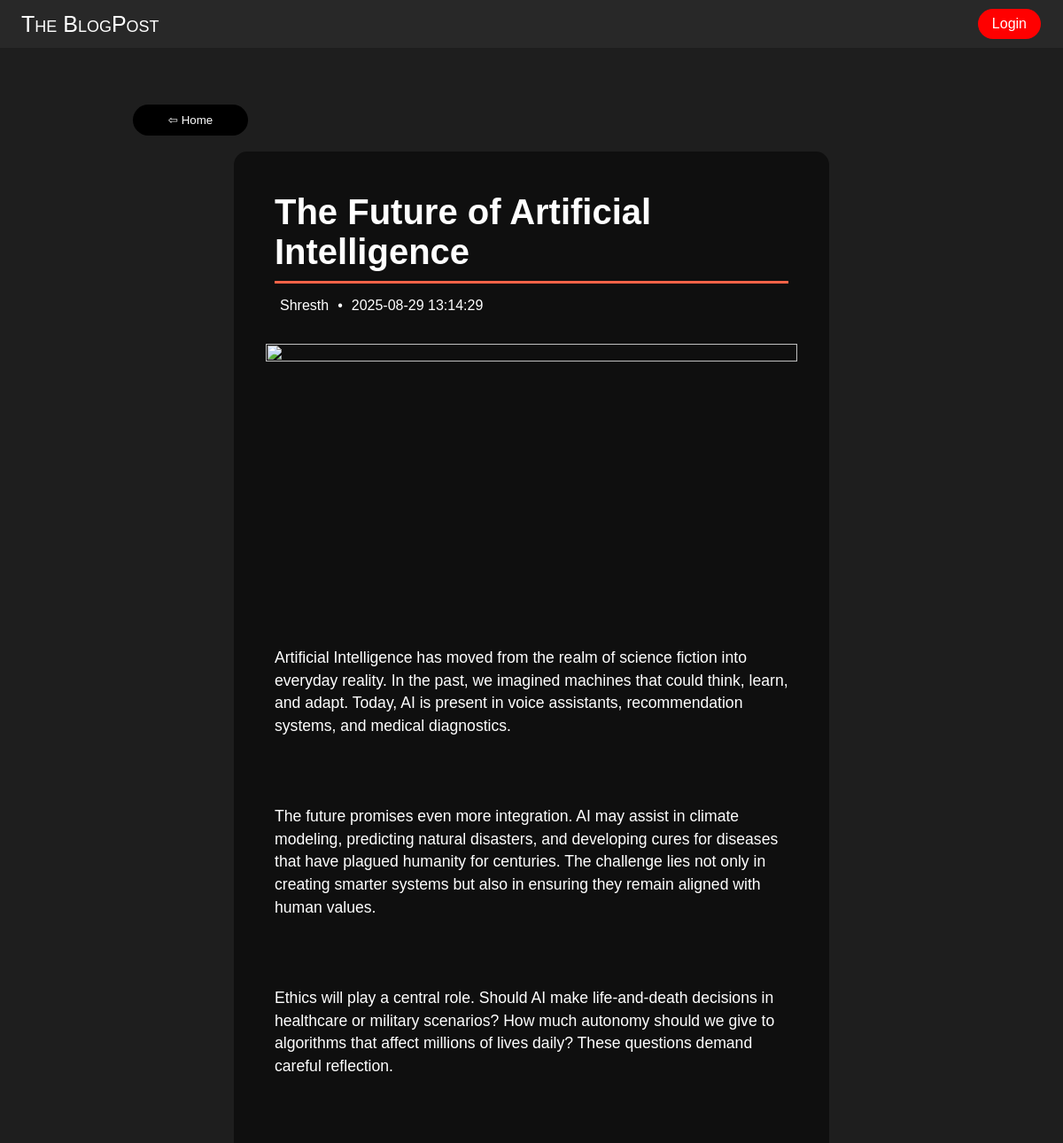
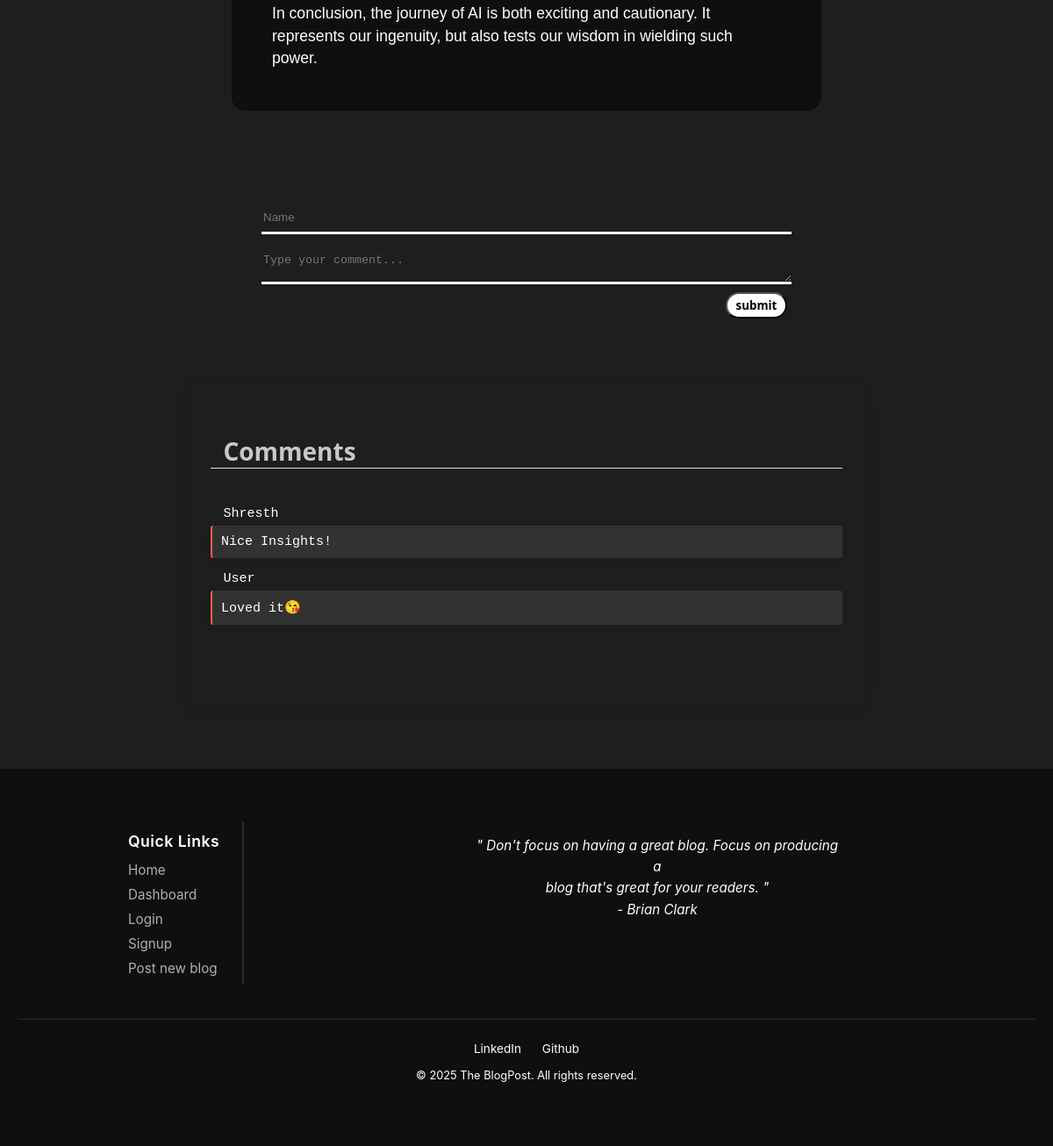
/blog?id=1, run on the app's committed database (2 pictures, top to bottom).
### tables this page shows
CREATE TABLE blog (
    id INTEGER PRIMARY KEY AUTOINCREMENT,
    title TEXT,
    content TEXT,
    created_at DATETIME DEFAULT CURRENT_TIMESTAMP,
    author TEXT
, user_id INTEGER DEFAULT 1);

CREATE TABLE comments (
    comment_id INTEGER PRIMARY KEY AUTOINCREMENT,
    id INTEGER,
    name TEXT,
    comment TEXT
);

### app.py (the view)
@app.route("/blog", methods = ["GET"])
def blog():
    blog_id = request.args.get("id")
    con = sqlite3.connect("database.db")
    cur = con.cursor()
    cur.execute("SELECT id, url FROM img")
    imgs = cur.fetchall()
    img_dict = {img[0]: img[1] for img in imgs}
    cur.execute("SELECT title, content, created_at, author FROM blog WHERE id = ?", (blog_id,))
    blog = cur.fetchone()
    cur.execute("SELECT name, comment FROM comments WHERE id = ?", (blog_id, ))
    comments = cur.fetchall()
    con.close()
    html = render_template("blog.html", blog = blog, img_dict = img_dict, blog_id = int(blog_id), comments = comments, current_user = current_user)
    return html

### templates/blog.html (shortened to what this page needs)
<!DOCTYPE html>
<html lang="en">
<head>
    <link rel = "stylesheet" href = "{{url_for('static', filename = 'style.css')}}">
</head>
<body id = "blog_link">
    <div class = "top">
            <a class = "left" href = "{{url_for('index')}}">The BlogPost</a>
            <div class = "nav_links">
                {% if current_user.is_authenticated %}
                    <a class = "right" href="{{ url_for('dashboard') }}">Dashboard</a>
                    <a class = "right" href="{{ url_for('logout') }}">Logout</a>
                {% else %}
                    <a class = "right" href="{{ url_for('login') }}">Login</a>
                {% endif %}
            </div>
        </div>
        <div class="progress-container">
</div>
    <div id = "back_frame">
        <br>
            <button id = "back_button" onclick = "main_menu()">⇦ Home</button>
        <br><br>
    </div>
    <blog id = "blog_page">
        <div id = "blog_struct">
            <h1 id = "title" >{{blog[0]}}</h1>
            <info>
                <div class = "info">{{blog[3]}}</div>
                <div class = "info">•</div>
                <div class = "info">{{blog[2]}}</div>
            </info>
            <br>
            <img id="blog_img" src="{{ img_dict[blog_id] }}" onerror="setDefaultImage(this);">
            <br>
            <pre id = "content" style="white-space: pre-wrap;">{{blog[1] | replace('\n', '<br>' | safe)}}</pre>
        </div>
        <br>
        <div id = "comment_section">
            <br>
                <form method = "POST" action = "/comment">
                    <div>
                        <input autocomplete = "off" type="text" id = "comment" placeholder="Name" name = "name" required>
                    </div>
                    <textarea type="text" id = "comment" placeholder="Type your comment..." name = "comment"></textarea>
                    <br>
                    <div id = "comment_buttons">
                        <input class = "comment_btn" type = "submit" value = "submit"></input>
                    </div>
                </form>
            </div>
        <div class = "comments">
                <h2>Comments</h2>
                <br>
                {% if comments%}
                {% for comment in comments %}
                    <div class = "single_comment">
                        <h3 id = "user_name">{{comment[0]}}</h3>
                        <p style="white-space: pre-wrap;" id = "user_comment">{{comment[1]}}</p>
                    </div>
                {% endfor %}
                {% else %}
                    <h3 id = "user_name">No comments yet. Be the first to comment!</h3>
                {% endif %}
            <br><br><br>
        </div>
        <div id = "footer" class = "footer" >
        <div class = "footer_content">
            <div class = "link_box">
            <div class = "quick_links" style = "color:white;">
                <h1>Quick Links</h1>
                <ul>
                    <li><a class = "links" href = "{{url_for('index')}}">Home</a></li>
                    <li><a class = "links" href = "{{url_for('dashboard')}}">Dashboard</a></li>
                    {% if current_user.is_authenticated %}
                        <li><a class = "links" href = "{{url_for('logout')}}">Logout</a></li>
                    {% else %}
                        <li><a class = "links" href = "{{url_for('login')}}">Login</a></li>
                        <li><a class = "links" href = "{{url_for('signup')}}">Signup</a></li>
                    {% endif %}
                    <li><a class = "links" href = "{{url_for('submit')}}">Post new blog</a></li>
                </ul>
            </div>
        </div>
            <div class = "quote">
                <p style = "text-align:center; color:white;">" Don't focus on having a great blog. Focus on producing a <br>blog that's great for your readers. "<br> - Brian Clark</p>
            </div>
        </div>
        <div class = "footer_bottom">
            <a  href = "https://www.linkedin.com/in/shresth-65ab02304/" style = "color:white;">LinkedIn</a>
            <a href = "https://github.com/shresth3904" style = "color:white;">Github</a>
            <p style = "text-align:center; color:white;">&copy; 2025 The BlogPost. All rights reserved.</p>
        </div>
    </blog>
</body>
</html>

### data on the page
blog: title "The Future of Artificial Intelligence", author "Shresth", created_at "2025-08-29 13:14:29", content "Artificial Intelligence has moved from the realm of science fiction into everyday reality. In the past, we imagined machines that could think, learn, and adapt. Today, AI is present in voice assistants, recommendation systems, and medical diagnostics. The future promises even more integration. AI may assist in climate modeling, predicting natural disasters, and developing cures for diseases that have plagued humanity for centuries. The challenge lies not only in creating smarter systems but also in ensuring they remain aligned with human values. Ethics will play a central role. Should AI make life-and-death decisions in healthcare or military scenarios? How much autonomy should we give to…"
comments: name "Shresth", comment "Nice Insights!"
comments: name "User", comment "Loved it😘"
